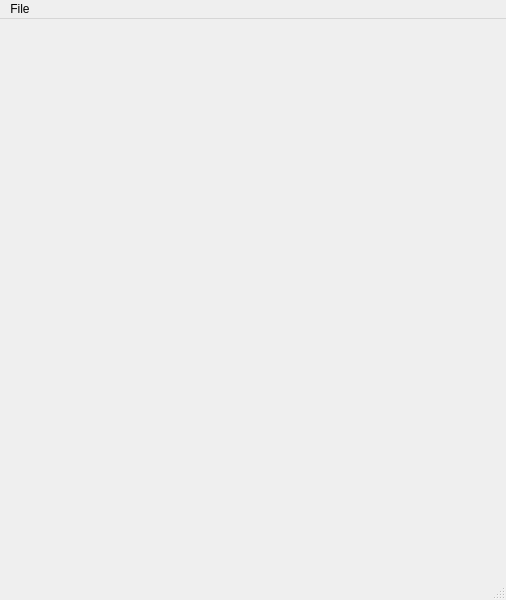
<?xml version="1.0" encoding="UTF-8"?>
<ui version="4.0">
 <class>MainWindow</class>
 <widget class="QMainWindow" name="MainWindow">
  <property name="geometry">
   <rect>
    <x>0</x>
    <y>0</y>
    <width>506</width>
    <height>600</height>
   </rect>
  </property>
  <property name="windowTitle">
   <string>GTT Viewer -Tahsin v0.2</string>
  </property>
  <property name="windowIcon">
   <iconset>
    <normaloff>:/MainWindow/MyTestApp.ico</normaloff>:/MainWindow/MyTestApp.ico</iconset>
  </property>
  <property name="iconSize">
   <size>
    <width>23</width>
    <height>24</height>
   </size>
  </property>
  <widget class="QWidget" name="centralwidget">
   <widget class="D3DRenderWidget" name="renderWidget" native="true">
    <property name="geometry">
     <rect>
      <x>0</x>
      <y>0</y>
      <width>500</width>
      <height>600</height>
     </rect>
    </property>
    <property name="sizePolicy">
     <sizepolicy hsizetype="Expanding" vsizetype="Expanding">
      <horstretch>0</horstretch>
      <verstretch>0</verstretch>
     </sizepolicy>
    </property>
   </widget>
  </widget>
  <widget class="QMenuBar" name="menubar">
   <property name="geometry">
    <rect>
     <x>0</x>
     <y>0</y>
     <width>506</width>
     <height>33</height>
    </rect>
   </property>
   <widget class="QMenu" name="menuFile">
    <property name="title">
     <string>File</string>
    </property>
    <addaction name="actionOpen_GTT"/>
    <addaction name="actionAbout"/>
   </widget>
   <addaction name="menuFile"/>
  </widget>
  <widget class="QStatusBar" name="statusbar"/>
  <action name="actionOpen_GTT">
   <property name="text">
    <string>Open GTT</string>
   </property>
  </action>
  <action name="actionAbout">
   <property name="text">
    <string>About</string>
   </property>
  </action>
 </widget>
 <customwidgets>
  <customwidget>
   <class>D3DRenderWidget</class>
   <extends>QWidget</extends>
   <header>D3DRenderWidget.h</header>
   <container>1</container>
  </customwidget>
 </customwidgets>
 <resources>
  <include location="MainWindow.qrc"/>
 </resources>
 <connections/>
</ui>
